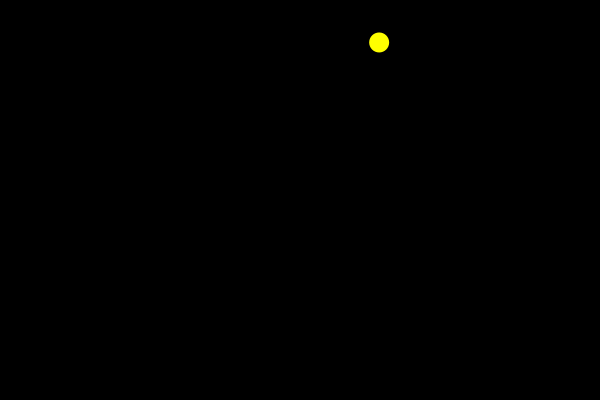
Frame 1 (no input)
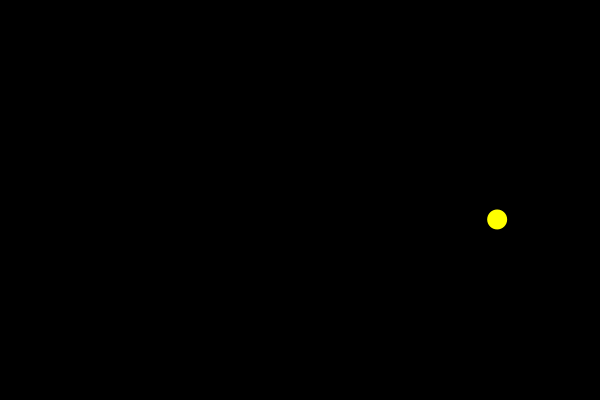
Frame 60 (the mouse pressed at the canvas centre just before this capture)
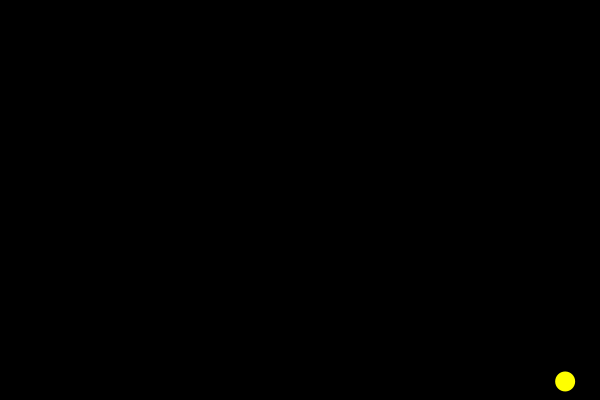
Frame 120 (the mouse held since frame 60 and released just before this capture)

The Processing sketch that drew these frames (run headless with seeded random() and noise(); from frame 60 on, the mouse is pressed at the canvas centre):

// Processing sketch: G_Clases
// ── G_Clases.pde
// Declaracion
int limiteTop, limiteBottom, limiteLeft, limiteRight;
color colorPelota;

int diametro = 20;
Ball miPelota1;

void setup(){
  size(600,400);
  limiteTop = diametro/2; limiteBottom = height - (diametro/2); limiteLeft = diametro/2; limiteRight = width - (diametro/2); 
  smooth(); noStroke();
  colorPelota = color(255,255,0);
  miPelota1 = new Ball(random(limiteLeft+diametro, limiteRight-diametro),
                       random(limiteTop+diametro, limiteBottom/5),colorPelota,diametro,diametro);
}

void draw(){
  background(0);
  miPelota1.runBall();
}


// ── Ball.pde
class Ball {
  // Variables Globales
  float x = 0;
  float y = 0;
  color cColorPelota;
  float speedX = 2;
  float speedY = 3;
  float ancho = 0;
  float alto = 0;
  
  // Constructores
  Ball(float _x, float _y, color _color, float _ancho, float _alto){
    x = _x;
    y = _y;
    cColorPelota = _color;
    ancho = _ancho;
    alto = _alto;
  }
  
  // Funciones
  void runBall(){
    displayBall();
    moveBall();
    bounceBall();
//    gravityBall();
  }    
  
  void displayBall(){
    fill(cColorPelota);
    ellipse(x,y,ancho,alto);
  }

  void moveBall(){
    x += speedX;
    y += speedY;
    if (y > height+5)
    {
      y = limiteBottom;
    }
  }

  void bounceBall(){
    if(x < limiteLeft || x > limiteRight){
      speedX = speedX * -1;
    }
    if(y < limiteTop || y > limiteBottom){
      speedY = speedY * -1;
    }
  }
  
  void gravityBall(){
    speedY += 0.3;
  }
}
